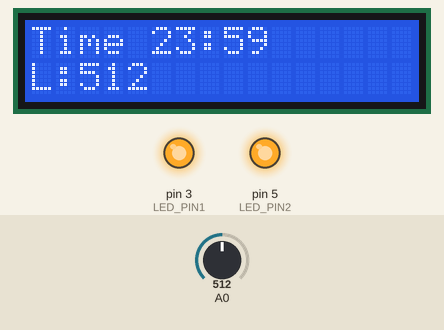
Recording of a sketch running on a simulated Arduino Uno, built with avr-gcc and run on an emulated ATmega328P. Shown: 16×2 character LCD, output pins drawn as LEDs (lit = HIGH). The inputs (shaded band) are chosen by the test bench; at power-on: A0 = 512. What the sketch prints to the serial monitor is not drawn.

Above: at 3.2 s.
3.3 s: A0 set to 408
At 4.5 s:
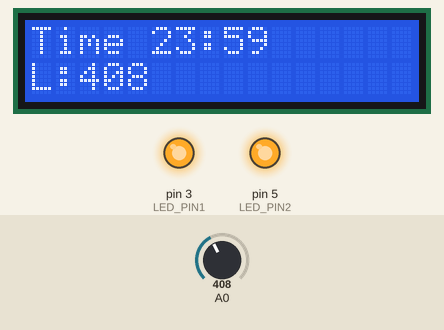
4.8 s: A0 set to 389
At 5.2 s:
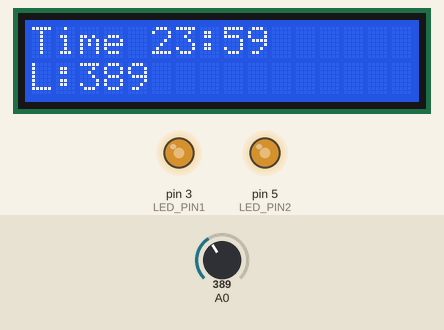
6.4 s: A0 set to 410
At 15.42 s:
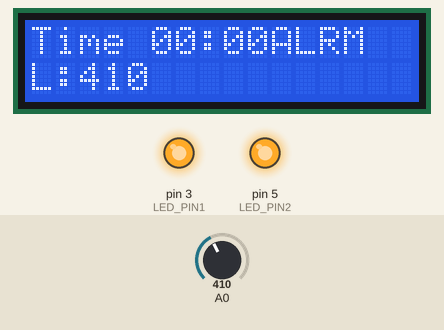
Timing chart, 0 to 17.3 s (numbered marks = the images above; inputs shaded):
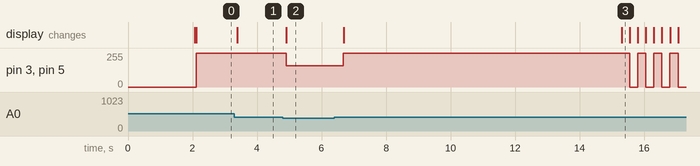

The sketch:

lednightlight.ino
```cpp
#include <LiquidCrystal.h>

#define LED_PIN1 3
#define LED_PIN2 5

// LCD in 4-bit mode: RS, E, D4, D5, D6, D7
LiquidCrystal lcd(13, 12, 11, 10, 9, 8);

// Simple clock variables (software clock using millis)
int hours   = 23;   // <-- set your start time here
int minutes = 59;
int seconds = 45;

// Alarm time – when reached, LEDs will flash
const int alarmHour   = 0;   // 00:00
const int alarmMinute = 0;

bool alarmTriggeredToday = false;

unsigned long previousMillis = 0;
const unsigned long oneSecond = 1000;

// ---------------- overall pin setup ----------------
void setup() {
  pinMode(LED_PIN1, OUTPUT);
  pinMode(LED_PIN2, OUTPUT);
  Serial.begin(9600);

  // LCD setup (assuming 16x2)
  lcd.begin(16, 2);
  lcd.print("Night Light");
  lcd.setCursor(0, 1);
  lcd.print("Clock starting");
  delay(2000);
  lcd.clear();
}

// ---------------- helper: night light flash --------
void flashNightLight() {
  // Flash the LEDs a few times instead of a buzzer alarm
  for (int i = 0; i < 10; i++) {
    digitalWrite(LED_PIN1, HIGH);
    digitalWrite(LED_PIN2, HIGH);

    lcd.setCursor(10, 0);
    lcd.print("ALRM");

    delay(250);

    digitalWrite(LED_PIN1, LOW);
    digitalWrite(LED_PIN2, LOW);

    lcd.setCursor(10, 0);
    lcd.print("    ");

    delay(250);
  }
}

// ---------------- main loop ----------------
void loop() {
  // --- update software clock using millis() ---
  unsigned long currentMillis = millis();
  if (currentMillis - previousMillis >= oneSecond) {
    previousMillis += oneSecond;
    seconds++;

    if (seconds >= 60) {
      seconds = 0;
      minutes++;
    }
    if (minutes >= 60) {
      minutes = 0;
      hours++;
    }
    if (hours >= 24) {
      hours = 0;
      // new day: allow alarm to trigger again
      alarmTriggeredToday = false;
    }
  }

  // --- light sensor + night light control (your original logic) ---
  int value = analogRead(A0);

  delay(50);

  Serial.println(value);

  // brightness for pins when dark
  int brightness = map(value, 1023, 0, 0, 255);
  brightness = constrain(brightness, 0, 255);

  if (value > 400) {
    digitalWrite(LED_PIN1, HIGH);
    digitalWrite(LED_PIN2, HIGH);
  } else {
    analogWrite(LED_PIN1, brightness);
    analogWrite(LED_PIN2, brightness);
  }

  // --- update LCD display ---
  // Line 0: Time
  lcd.setCursor(0, 0);
  lcd.print("Time ");

  if (hours < 10) lcd.print('0');
  lcd.print(hours);
  lcd.print(':');
  if (minutes < 10) lcd.print('0');
  lcd.print(minutes);

  // Line 1: Light sensor value
  lcd.setCursor(0, 1);
  lcd.print("L:");
  lcd.print(value);
  lcd.print("    ");  // clear leftover chars

  // --- check alarm time and flash night light instead of buzzer ---
  if (hours == alarmHour && minutes == alarmMinute && !alarmTriggeredToday) {
    flashNightLight();
    alarmTriggeredToday = true;
  }

  delay(200);
}
```

Measured:
- the behaviour switches between 401 and 400 on A0 (found by bisection; images 1 and 2)
- after the input at 3.3 s, the display: changes after 0.09 s (image 1)
- after the input at 4.8 s, pin 3 (LED_PIN1), pin 5 (LED_PIN2): 255/255 → 158/255 after 0.11 s; the display: changes after 0.11 s (image 2)
